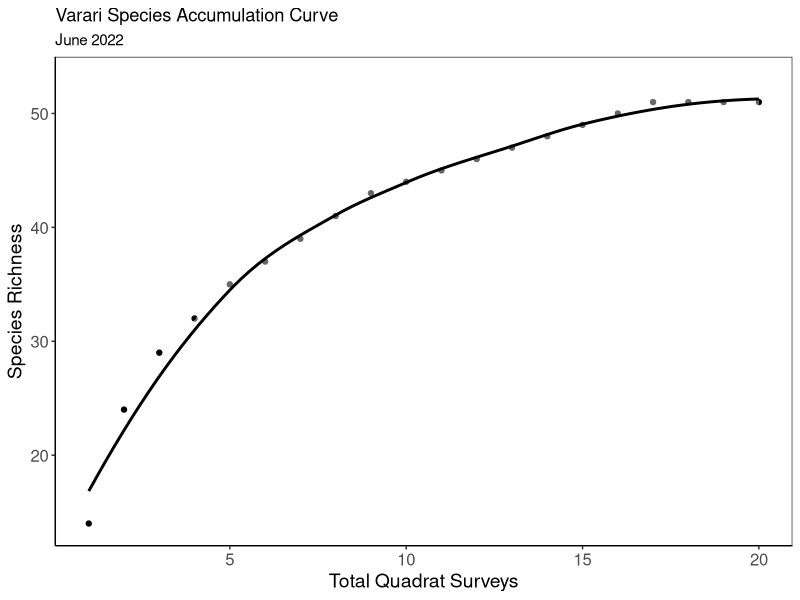
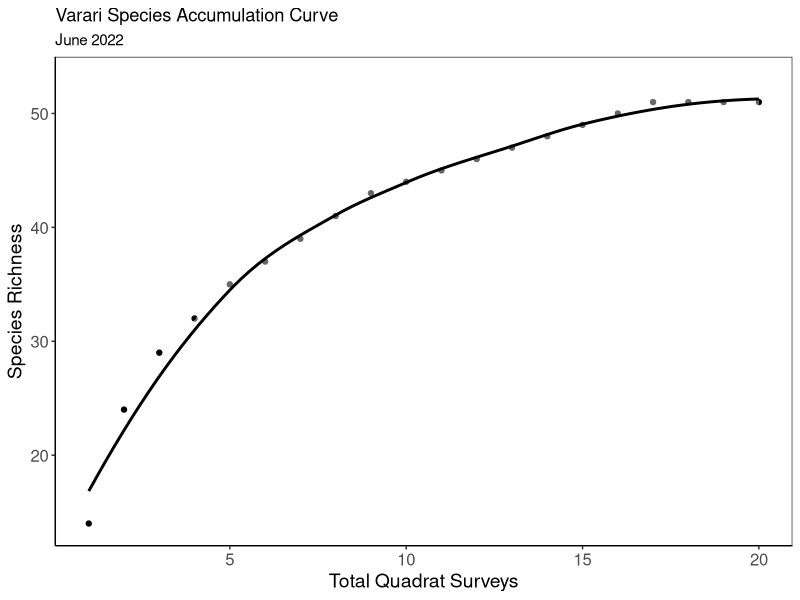

Write R code to recreate these figures, in order. (Note: this script raises an error after producing the figures.)
### Species Accumulation Curve from June 2022 ###
### Created by Danielle Barnas
### Created on November 13, 2021

library(tidyverse)
library(here)


### READ IN DATA
survey <- read_csv(here("Data","Surveys","Species_Composition_2022.csv"))

### ANALYSIS

## Total quads by species/taxa counts
## species accumulation curve shows how many new species you get by doing more surveys

# Remove abiotic from "Taxa"
abiotic <- survey %>%
  filter(Taxa %in% c("Sand", "Rubble", "Bare Rock", "Bare Rock - exposed"))

Vquad <- survey %>%
  anti_join(abiotic) %>%
  filter(Location == "Varari",
         CowTagID != "V13") %>%
  #filter(CowTagID != "VSEEP" & CowTagID != "V13") %>%
         #| Location == "Varari_Maya") %>% # remove maya sites while not used for analysis
  select(CowTagID, Taxa)

# remove any duplicate species from dataframe to only display one of each across full survey
#Vquad_order <- Vquad[order(Vquad[,'CowTagID'],Vquad[,'Taxa']),]
#Vquad_order <- Vquad_order[!duplicated(Vquad_order$Taxa),]

Vquad_dup <- duplicated(Vquad$Taxa) # returns logical vector showing which taxa are duplicated
Vquad <- Vquad %>%
  cbind(Vquad_dup) %>% # bind T/F vector relating which taxa are duplicated
  arrange(CowTagID)
Vquad_CT <- as_tibble(unique(Vquad$CowTagID)) %>% rename(CowTagID = value) # vector of vquad cowtagid's
Vquad <- Vquad %>%
  filter(Vquad_dup == FALSE) %>%  # only keep taxa that are NOT duplicated
  full_join(Vquad_CT) %>%
  mutate(Vquad_dup = if_else(is.na(Vquad_dup), TRUE, FALSE))


# rejoin with df containing all quads
# Vquad <- Vquad %>%
#   select(CowTagID) %>%
#   left_join(Vquad_order) %>%
#   distinct() %>%
#   arrange(CowTagID)

# create column "n" containing a value of 1 next to each species and 0 next to NAs
# n = 0 for survey locations with no new taxa
Vquad_0 <- Vquad %>%
  filter(Vquad_dup == TRUE) %>%
  mutate(n = 0) %>%
  select(-Vquad_dup)
# n = 1 for all new taxa at each survey location, then bind Vquad_0
Vquad <- Vquad %>%
  filter(Vquad_dup == FALSE) %>%
  group_by(CowTagID) %>%
  dplyr::count(Taxa) %>%
  ungroup() %>%
  rbind(Vquad_0)

# replace values of 1 with values of 0 for all NA species (indicating no new species for a later survey)
# Vquad <- Vquad %>%
#   mutate(n = if_else(is.na(Taxa) == TRUE, true = (n = 0), false = (n = 1)))

# add total species per quadrat survey
Vquad <- Vquad %>%
  group_by(CowTagID) %>%
  summarise(sp.sum = sum(n)) %>%
  ungroup() %>%
  arrange(desc(sp.sum))


# add column to enumerate each quadrat survey
Vquad$row.num=seq.int(nrow(Vquad)) # add column of row numbers aka quad number

# sequentially add species richness as number of surveys increases
Vquad<-Vquad %>%
  mutate(sp_accumulation = cumsum(sp.sum))

plot1 <- Vquad %>%
  ggplot(aes(y = sp_accumulation, x = row.num)) +
  geom_point() +
  labs(x = "Total Quadrat Surveys",
       y = "Species Richness",
       title = "Varari Species Accumulation Curve",
       subtitle = "June 2022") +
  theme_bw() +
  theme(panel.grid.major = element_blank(),
        panel.grid.minor = element_blank(),
        #panel.background = element_rect(fill = "#e8b4b8"),
        panel.background = element_blank(),
        axis.line = element_line(colour = "black"),
        axis.title = element_text(size = 14),
        axis.text = element_text(size = 12)) +
  geom_smooth(color = "black", fill = "white")
plot1

# ggsave(here("Output", "Species_Accumulation_Varari.png"), plot1, height = 5, width = 5, device = "png")
 ggsave(here("Output", "PaperFigures", "Species_Accumulation_Varari.png"), plot1, height = 5, width = 5, device = "png")


#############################################################################################
#############################################################################################

Cquad <- survey %>%
  anti_join(abiotic) %>%
  filter(Location == "Cabral") %>%
  select(CowTagID, Taxa)

# remove any duplicate species from dataframe to only display one of each across full survey
Cquad_order <- Cquad[order(Cquad[,'CowTagID'],Cquad[,'Taxa']),]
Cquad_order <- Cquad_order[!duplicated(Cquad_order$Taxa),]

# rejoin with df containing all quads
Cquad <- Cquad %>%
  select(CowTagID) %>%
  left_join(Cquad_order) %>%
  distinct() %>%
  arrange(CowTagID)

# create column "n" containing a value of 1 next to each species
Cquad <- Cquad %>%
  group_by(CowTagID) %>%
  count(Taxa) %>%
  ungroup()

# replace values of 1 with values of 0 for all NA species (indicating no new species for a later survey)
Cquad <- Cquad %>%
  mutate(n = if_else(is.na(Taxa) == TRUE, true = (n = 0), false = (n = 1)))

# add total species per quadrat survey
Cquad <- Cquad %>%
  group_by(CowTagID) %>%
  summarise(sp.sum = sum(n)) %>%
  ungroup() %>%
  arrange(desc(sp.sum))


# add column to enumerate each quadrat survey
Cquad$row.num=seq.int(nrow(Cquad)) # add column of row numbers aka quad number

# sequentially add species richness as number of surveys increases
Cquad<-Cquad %>%
  mutate(sp_accumulation = cumsum(sp.sum))

plot2 <- Cquad %>%
  ggplot(aes(y = sp_accumulation, x = row.num)) +
  geom_point() +
  labs(x = "Total Quadrat Surveys",
       y = "Species Richness",
       title = "Cabral Species Accumulation Curve",
       subtitle = "June 2022") +
  theme_bw() +
  theme(panel.grid.major = element_blank(),
        panel.grid.minor = element_blank(),
        #panel.background = element_rect(fill = "azure4"),
        panel.background = element_blank(),
        axis.line = element_line(colour = "black"),
        axis.title = element_text(size = 14),
        axis.text = element_text(size = 12)) +
  geom_smooth(color = "black")
plot2

# ggsave(here("Output", "Species_Accumulation_Cabral.png"), plot2, height = 10, width = 10, device = "png")
# ggsave(here("Output", "Species_Accumulation_Cabral.pdf"), plot2, height = 10, width = 10, device = "pdf")


